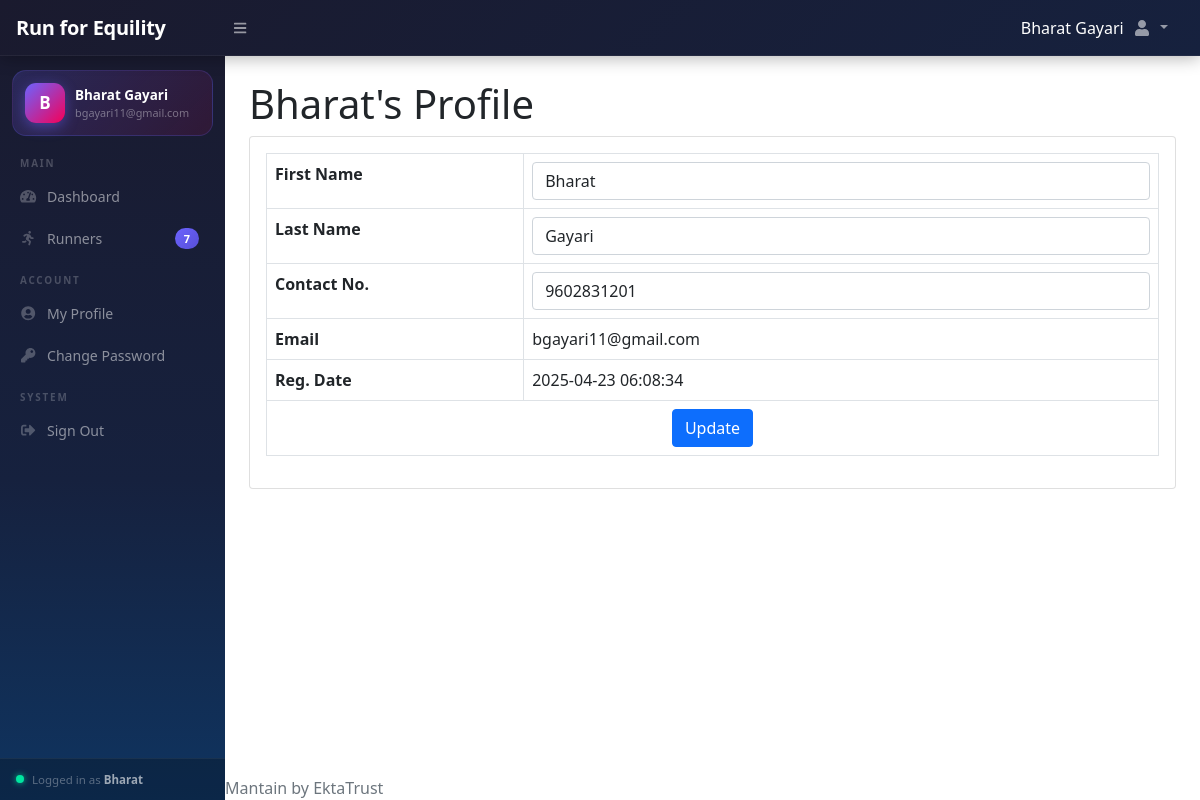
/edit-profile.php (signed in), run on the app's committed database.
### tables this page shows
CREATE TABLE `users` (
  `id` int(11) NOT NULL,
  `u_type` int(11) NOT NULL,
  `fname` varchar(255) DEFAULT NULL,
  `lname` varchar(255) DEFAULT NULL,
  `referral_code` varchar(40) DEFAULT NULL,
  `email` varchar(255) DEFAULT NULL,
  `password` varchar(300) NOT NULL,
  `contactno` varchar(15) DEFAULT NULL,
  `status` tinyint(1) NOT NULL DEFAULT 1,
  `posting_date` timestamp NOT NULL DEFAULT current_timestamp()
);

### edit-profile.php (the view, shortened to what this page needs)
<?php session_start();
include_once('includes/config.php');
if (strlen($_SESSION['id']==0)) {
  header('location:logout.php');
  } else{
?>
<!DOCTYPE html>
<html lang="en">
    <head>
        <link href="https://cdn.jsdelivr.net/npm/simple-datatables@latest/dist/style.css" rel="stylesheet" />
        <link href="css/styles.css" rel="stylesheet" />
    </head>
    <body class="sb-nav-fixed">
      <?php include_once('includes/navbar.php');?>
        <div id="layoutSidenav">
          <?php include_once('includes/sidebar.php');?>
            <div id="layoutSidenav_content">
                <main>
                    <div class="container-fluid px-4">
<?php
$userid=$_SESSION['id'];
$query=mysqli_query($con,"select * from users where id='$userid'");
while($result=mysqli_fetch_array($query))
{?>
                        <h1 class="mt-4"><?php echo $result['fname'];?>'s Profile</h1>
                        <div class="card mb-4">
                     <form method="post">
                            <div class="card-body">
                                <table class="table table-bordered">
                                   <tr>
                                    <th>First Name</th>
                                       <td><input class="form-control" id="fname" name="fname" type="text" value="<?php echo $result['fname'];?>" required /></td>
                                   </tr>
                                   <tr>
                                       <th>Last Name</th>
                                       <td><input class="form-control" id="lname" name="lname" type="text" value="<?php echo $result['lname'];?>"  required /></td>
                                   </tr>
                                         <tr>
                                       <th>Contact No.</th>
                                       <td colspan="3"><input class="form-control" id="contact" name="contact" type="text" value="<?php echo $result['contactno'];?>"  pattern="[0-9]{10}" title="10 numeric characters only"  maxlength="10" required /></td>
                                   </tr>
                                   <tr>
                                       <th>Email</th>
                                       <td colspan="3"><?php echo $result['email'];?></td>
                                   </tr>
                                        <tr>
                                       <th>Reg. Date</th>
                                       <td colspan="3"><?php echo $result['posting_date'];?></td>
                                   </tr>
                                   <tr>
                                       <td colspan="4" style="text-align:center ;"><button type="submit" class="btn btn-primary btn-block" name="update">Update</button></td>
                                   </tr>
                                </table>
                            </div>
                            </form>
                        </div>
<?php } ?>
                    </div>
                </main>
          <?php include('includes/footer.php');?>
            </div>
        </div>
    </body>
</html>
<?php } ?>

### includes/navbar.php (shortened to what this page needs)
<nav class="sb-topnav navbar navbar-expand navbar-dark navbar-custom">
    <a class="navbar-brand ps-3" href="welcome.php">Run for Equility</a>
    <button class="btn btn-link btn-sm order-1 order-lg-0 me-4 me-lg-0"
            id="sidebarToggle" type="button">
        <i class="fas fa-bars"></i>
    </button>
    <form class="d-none d-md-inline-block form-inline ms-auto me-0 me-md-3 my-2 my-md-0">
        <div class="input-group">&nbsp;</div>
    </form>
    <?php
        $userid  = (int)$_SESSION['id'];
        $stmt    = $con->prepare("SELECT fname, lname FROM users WHERE id = ? LIMIT 1");
        $stmt->bind_param("i", $userid);
        $stmt->execute();
        $uresult = $stmt->get_result()->fetch_assoc();
    ?>
    <div style="color:white; padding-top:10px;">
        <h6><?php echo htmlspecialchars(
            ($uresult['fname'] ?? '') . ' ' . ($uresult['lname'] ?? ''),
            ENT_QUOTES, 'UTF-8'
        ); ?></h6>
    </div>
    <ul class="navbar-nav ms-auto ms-md-0 me-3 me-lg-4">
        <li class="nav-item dropdown">
            <a class="nav-link dropdown-toggle"
               id="navbarDropdown" href="#"
               role="button"
               data-bs-toggle="dropdown"
               aria-expanded="false">
                <i class="fas fa-user fa-fw"></i>
            </a>
        </li>
    </ul>
</nav>

### includes/sidebar.php (shortened to what this page needs)
<?php
$currentPage = basename($_SERVER['PHP_SELF']);
$sid  = (int)$_SESSION['id'];
$suser = ['fname' => 'User', 'lname' => '', 'email' => ''];
$rc   = 0;
if ($sid > 0) {
    $sStmt = $con->prepare("SELECT fname, lname, email FROM users WHERE id = ? LIMIT 1");
    $sStmt->bind_param("i", $sid);
    $sStmt->execute();
    $suser = $sStmt->get_result()->fetch_assoc() ?? $suser;
    $rCount = $con->prepare("SELECT COUNT(*) AS c FROM runner WHERE u_id = ?");
    $rCount->bind_param("i", $sid);
    $rCount->execute();
    $rc = (int)$rCount->get_result()->fetch_assoc()['c'];
}
function isActive($pages, $current) {
    $pages = is_array($pages) ? $pages : [$pages];
    return in_array($current, $pages) ? 'active' : '';
}
?>
<div id="layoutSidenav_nav">
    <nav class="sb-sidenav accordion" id="sidenavAccordion">
        <div class="sb-sidenav-menu">
            <div class="nav flex-column">
                <div class="sidebar-profile">
                    <div class="sidebar-avatar">
                        <?php echo strtoupper(substr($suser['fname'], 0, 1)); ?>
                    </div>
                    <div style="overflow:hidden;">
                        <div class="sidebar-user-name">
                            <?php echo htmlspecialchars(trim($suser['fname'].' '.$suser['lname'])); ?>
                        </div>
                        <div class="sidebar-user-email">
                            <?php echo htmlspecialchars($suser['email']); ?>
                        </div>
                    </div>
                </div>
                <div class="sb-sidenav-menu-heading">Main</div>
                <a class="nav-link <?php echo isActive('welcome.php', $currentPage); ?>"
                   href="welcome.php">
                    <div class="sb-nav-link-icon"><i class="fas fa-tachometer-alt"></i></div>
                    Dashboard
                </a>
                <a class="nav-link <?php echo isActive('manage-runner.php', $currentPage); ?>"
                   href="manage-runner.php">
                    <div class="sb-nav-link-icon"><i class="fas fa-running"></i></div>
                    Runners
                    <?php if ($rc > 0): ?>
                        <span class="sidebar-badge"><?php echo $rc; ?></span>
                    <?php endif; ?>
                </a>
                <div class="sb-sidenav-menu-heading">Account</div>
                <a class="nav-link <?php echo isActive('profile.php', $currentPage); ?>"
                   href="profile.php">
                    <div class="sb-nav-link-icon"><i class="fas fa-user-circle"></i></div>
                    My Profile
                </a>
                <a class="nav-link <?php echo isActive('change-password.php', $currentPage); ?>"
                   href="change-password.php">
                    <div class="sb-nav-link-icon"><i class="fas fa-key"></i></div>
                    Change Password
                </a>
                <div class="sb-sidenav-menu-heading">System</div>
                <a class="nav-link" href="#" onclick="confirmLogout(event)">
                    <div class="sb-nav-link-icon"><i class="fas fa-sign-out-alt"></i></div>
                    Sign Out
                </a>
            </div>
        </div>
        <div class="sb-sidenav-footer">
            <div class="sidebar-footer-inner">
                <div class="online-dot"></div>
                <div class="sidebar-footer-text">
                    Logged in as
                    <strong><?php echo htmlspecialchars($suser['fname']); ?></strong>
                </div>
            </div>
        </div>
    </nav>
</div>

### includes/sidebar.php (style rules this page uses)
#layoutSidenav #layoutSidenav_nav { width: 225px; }
.sb-sidenav { background: linear-gradient(180deg, #1a1a2e 0%, #16213e 60%, #0f3460 100%) !important; display: flex; flex-direction: column; height: 100%; }
.sidebar-profile { margin: 14px 12px 6px; background: linear-gradient(135deg, rgba(108,99,255,0.2), rgba(245,0,87,0.1)); border: 1px solid rgba(108,99,255,0.2); border-radius: 14px; padding: 12px; display: flex; align-items: center; gap: 10px; }
.sidebar-avatar { width: 40px; height: 40px; border-radius: 11px; background: linear-gradient(135deg, #6c63ff, #f50057); display: flex; align-items: center; justify-content: center; font-size: 17px; font-weight: 700; color: #fff; flex-shrink: 0; box-shadow: 0 4px 14px rgba(108,99,255,0.45); }
.sidebar-user-name { color: #fff; font-size: 0.84rem; font-weight: 700; white-space: nowrap; overflow: hidden; text-overflow: ellipsis; max-width: 130px; }
.sidebar-user-email { color: rgba(255,255,255,0.38); font-size: 0.68rem; white-space: nowrap; overflow: hidden; text-overflow: ellipsis; max-width: 130px; }
.sb-sidenav-menu .sb-sidenav-menu-heading { color: rgba(255,255,255,0.22) !important; font-size: 0.62rem !important; letter-spacing: 1.8px !important; font-weight: 700 !important; padding: 14px 20px 5px !important; text-transform: uppercase; }
.sb-sidenav-menu .nav-link { color: rgba(255,255,255,0.5) !important; padding: 10px 16px !important; border-left: 3px solid transparent; border-radius: 0 10px 10px 0; margin-right: 10px; display: flex; align-items: center; gap: 2px; font-size: 0.88rem; transition: all 0.22s ease; }
.sb-sidenav-menu .nav-link .sb-nav-link-icon { color: rgba(255,255,255,0.25) !important; margin-right: 8px; font-size: 0.85rem; width: 18px; text-align: center; transition: color 0.22s ease; }
.sidebar-badge { margin-left: auto; background: linear-gradient(135deg, #6c63ff, #574fd6); color: #fff; border-radius: 20px; padding: 2px 9px; font-size: 0.68rem; font-weight: 700; min-width: 22px; text-align: center; line-height: 1.6; }
.sb-sidenav-footer { background: rgba(0,0,0,0.25) !important; border-top: 1px solid rgba(255,255,255,0.06) !important; padding: 12px 16px !important; margin-top: auto; }
.sidebar-footer-inner { display: flex; align-items: center; gap: 8px; }
.online-dot { width: 8px; height: 8px; border-radius: 50%; background: #00e5a0; box-shadow: 0 0 6px rgba(0,229,160,0.8); flex-shrink: 0; animation: pulse 2s infinite; }
.sidebar-footer-text { color: rgba(255,255,255,0.32); font-size: 0.72rem; }
.sidebar-footer-text strong { color: rgba(255,255,255,0.6); }
.sb-topnav { background: linear-gradient(135deg, #1a1a2e, #16213e) !important; box-shadow: 0 2px 16px rgba(0,0,0,0.3) !important; border-bottom: 1px solid rgba(255,255,255,0.05) !important; }
.sb-topnav .navbar-brand { color: #fff !important; font-weight: 700; letter-spacing: -0.3px; }
#sidebarToggle { color: rgba(255,255,255,0.55) !important; transition: color 0.2s; }

### data on the page
users: fname+lname "Bharat Gayari", fname "B", email "bgayari11@gmail.com", fname "Bharat", lname "Gayari", contact "9602831201", posting_date "2025-04-23 06:08:34"

### other printed values
$rc "7"
